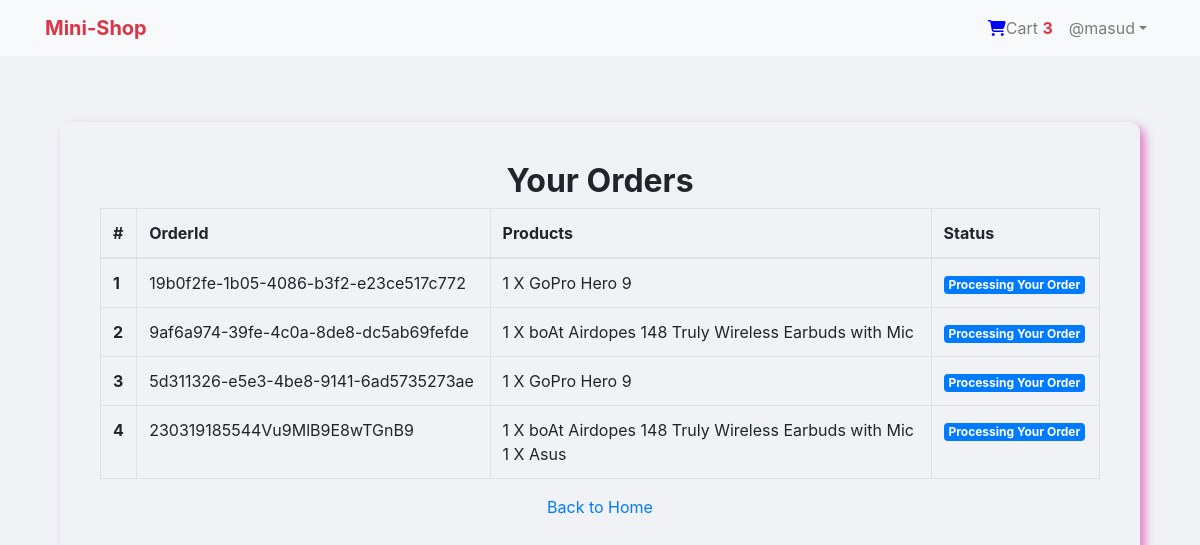
The page /payment/orders/ (signed in) on the database its author committed.
### LoginApp/models.py (models this page shows, shortened)
class User(AbstractBaseUser,PermissionsMixin):
    email = models.EmailField(unique=True, null=False)
    is_staff = models.BooleanField(
        gettext_lazy('Staff Status'),
        default=False,
        help_text = gettext_lazy('Designates weather the user can log in this site')
    )
    is_active = models.BooleanField(
        gettext_lazy('active'),
        default = True,
        help_text = gettext_lazy('Designates weather this user should be treated as active. Unselect this instead of deleting accounts.')
    )
    USERNAME_FIELD = 'email'
    objects = MyUserManager()

class Profile(models.Model):
    user = models.OneToOneField(User, on_delete=models.CASCADE, related_name='profile')
    username = models.CharField(max_length=264, blank=True)
    full_name = models.CharField(max_length=264, blank=True)
    address_1 = models.TextField(max_length=300, blank=True)
    city = models.CharField(max_length=40,blank=True)
    zipcode = models.CharField(max_length=10, blank=True)
    country = models.CharField(max_length=50, blank=True)
    phone = models.CharField(max_length=20, blank=True)
    date_joined = models.DateTimeField(auto_now_add=True)

### Order/models.py (models this page shows, shortened)
class Order(models.Model):
    orderitems = models.ManyToManyField(Cart)
    user = models.ForeignKey(settings.AUTH_USER_MODEL, on_delete=models.CASCADE)
    ordered = models.BooleanField(default=False)
    created = models.DateTimeField(auto_now_add=True)
    paymentId = models.CharField(max_length=264, blank=True,null=True)
    orderId = models.CharField(max_length=200,blank=True,null=True)

class Cart(models.Model):
    user = models.ForeignKey(settings.AUTH_USER_MODEL, on_delete=models.CASCADE, related_name="cart")
    item = models.ForeignKey(Product, on_delete=models.CASCADE)
    quantity = models.IntegerField(default=1)
    purchased = models.BooleanField(default=False)
    created = models.DateTimeField(auto_now_add=True)
    updated = models.DateTimeField(auto_now=True)
    def __str__(self):
        return (f'{self.quantity} X {self.item}')

### Shop/models.py (models this page shows)
class Product(models.Model):
    mainImage = models.ImageField(upload_to="Products")
    name = models.CharField(max_length=264)
    category = models.ForeignKey(Category, related_name='category', on_delete=models.CASCADE)
    preview_text = models.TextField(max_length=200, verbose_name='PreviewText')
    details = models.TextField(max_length=1000, verbose_name="Description")
    price = models.FloatField()
    old_price = models.FloatField(default=0.00)
    created = models.DateTimeField(auto_now_add=True)
    def __str__(self):
        return self.name
    class Meta:
        ordering = ['-created']

### Payment/views.py (the view)
# urls.py: path('orders/', views.orderView, name='orders'),
@login_required
def orderView(request):
    try:
        orders = Order.objects.filter(user=request.user, ordered=True).order_by('-created')
        context = {'orders':orders}
    except:
        messages.warning(request, 'You do not have an active order')
        return redirect('Shopp:home')
    return render(request, "Payment/order.html", context)

### Order/templatetags/cart_tag.py (called while the page is built)
@register.filter
def cartTotal(user):
    order = Order.objects.filter(user=user, ordered=False)
    if order.exists():
        return order[0].orderitems.count()
    else:
        return 0

### templates/Payment/order.html
{% extends 'base.html' %}
{% block body_block %}
<div class="container">
    <div class="checkout-area">
    <h2 class="text-center"><strong>Your Orders</strong></h2>
    <div class="row">
        <div class="col-md-12">
            <div class="card-mt-5" style="height: auto;">
                <div class="table-responsive">
                    <table class="table table-bordered table-hover">
                        <thead>
                            <tr>
                                <th scope="'col">#</th>
                                <th scope="'col">OrderId</th>
                                <th scope="'col">Products</th>
                                <th scope="'col">Status</th>
                            </tr>
                        </thead>
                        <tbody>
                            {% for order in orders %}
                                <tr>
                                    <th scope="row">{{forloop.counter}}</th>
                                    <td scope="row"><a href"#">{{order.orderId}}</a></td>
                                    <td scope="row">
                                        {% for item in order.orderitems.all %}{{item}}</br>{% endfor %}
                                    </td>
                                    <td scope="row">
                                        <span class="badge badge-primary">Processing Your Order</span>
                                    </td>
                                </tr>
                            {% endfor %}
                        </tbody>
                    </table>
                </div>
            </div>
        </div>
        <div class="col-md-12 text-center">
            <a href="{% url 'Shop:home' %}">Back to Home</a>
        </div>
    </div>
</div>
</div>
{% endblock body_block %}

### templates/navbar.html (shortened to what this page needs)
{% load cart_tag %}
<nav class="navbar navbar-expand-lg navbar-light bg-light">
    <div class="container">
      <a class='navbar-brand text-danger font-weight-bold' href="{% url 'Shop:home' %}">Mini-Shop</a>
      <div class='collapse navbar-collapse' id='navbarNav'>
          <ul class='navbar-nav ml-auto'>
            {% if request.user.is_authenticated %}
        <li class="nav-item">
          <a href="{% url 'Order:cart' %}" class="nav-link"><i style="color:blue" class="fa fa-shopping-cart"></i>Cart <span class="text-danger font-weight-bold">{{request.user|cartTotal }}</span></a>
        </li>
        <li class="nav-item dropdown">
          <a class="nav-link dropdown-toggle" href="#" role="button" data-toggle="dropdown" aria-expanded="false">@{{request.user.profile.username}}</a>
        </li>
        {% else %}
        <li class="nav-item">
          <a class="nav-link" href="{% url 'LoginApp:login' %}">Login</a>
        </li>
        {% endif %}
      </ul>
    </div>
    </div>
  </nav>

### static/css/main.css (style rules this page uses)
.checkout-area { margin-top: 50px; padding: 40px; border-radius: 10px; box-shadow: 5px 5px 10px rgba(214, 0, 150, 0.473); }

### templates/base.html (style rules this page uses)
body { background-color: #f0f2f5; }

### rows shown on the page
User: user|cartTotal "3", user.profile.username "masud"
Order: orderId "19b0f2fe-1b05-4086-b3f2-e23ce517c772"
Cart: quantity+item "1 X GoPro Hero 9"
Order: orderId "9af6a974-39fe-4c0a-8de8-dc5ab69fefde"
Cart: quantity+item "1 X boAt Airdopes 148 Truly Wireless Earbuds with Mic"
Order: orderId "5d311326-e5e3-4be8-9141-6ad5735273ae"
Cart: quantity+item "1 X GoPro Hero 9"
Order: orderId "230319185544Vu9MlB9E8wTGnB9"
Cart: quantity+item "1 X boAt Airdopes 148 Truly Wireless Earbuds with Mic"
Cart: quantity+item "1 X Asus"
